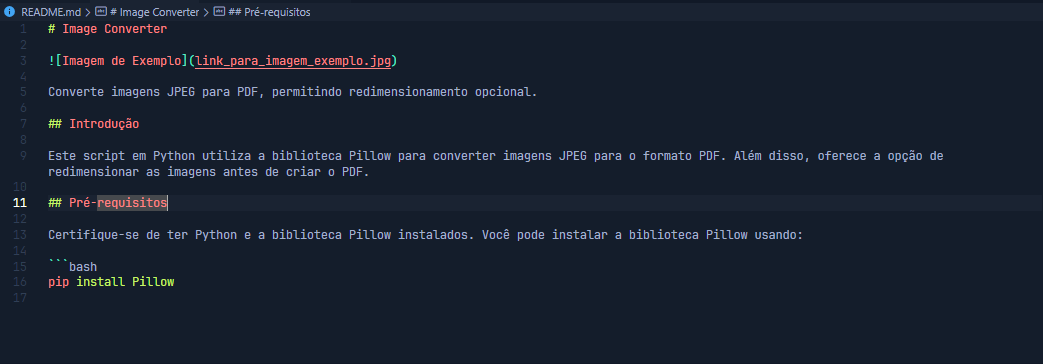
#> input picture raw_files/Captura de ecrã 2024-01-15 114435.png, 1043 x 364 px; its folder holds only this picture in this run
$ python app.py
#> lines starting #> are read from the running program, lines starting #| are printed output that depends on the picture
from PIL import Image
import os

# Pasta contendo as imagens
pasta_imagens = "./raw_files"

# Pasta de saída para os PDFs
pasta_saida = "./pdf_folder"

# Lista de todas as imagens na pasta
imagens = [f for f in os.listdir(pasta_imagens) if f.endswith('png')]

# Garante que a pasta de saída exista, se não, a cria
if not os.path.exists(pasta_saida):
    os.makedirs(pasta_saida)

# Loop através de cada imagem
for imagem_nome in imagens:
    # Caminho completo para a imagem de entrada
    caminho_entrada = os.path.join(pasta_imagens, imagem_nome)

    # Nome do arquivo sem a extensão para usar na imagem de saída
    nome_sem_extensao = os.path.splitext(imagem_nome)[0]

    # Caminho completo para o PDF de saída
    caminho_saida = os.path.join(pasta_saida, nome_sem_extensao + ".pdf")

    # Abre a imagem usando o Pillow
    imagem = Image.open(caminho_entrada)
#> imagem is the input picture: PIL image 1043x364 RGBA; mean R, G, B, A 24.9, 33.1, 47.4, 255

    # Redimensiona a imagem (substitua 800 e 600 pelos tamanhos desejados)
    nova_dimensao = (900, 800)
    imagem_redimensionada = imagem.resize(nova_dimensao)
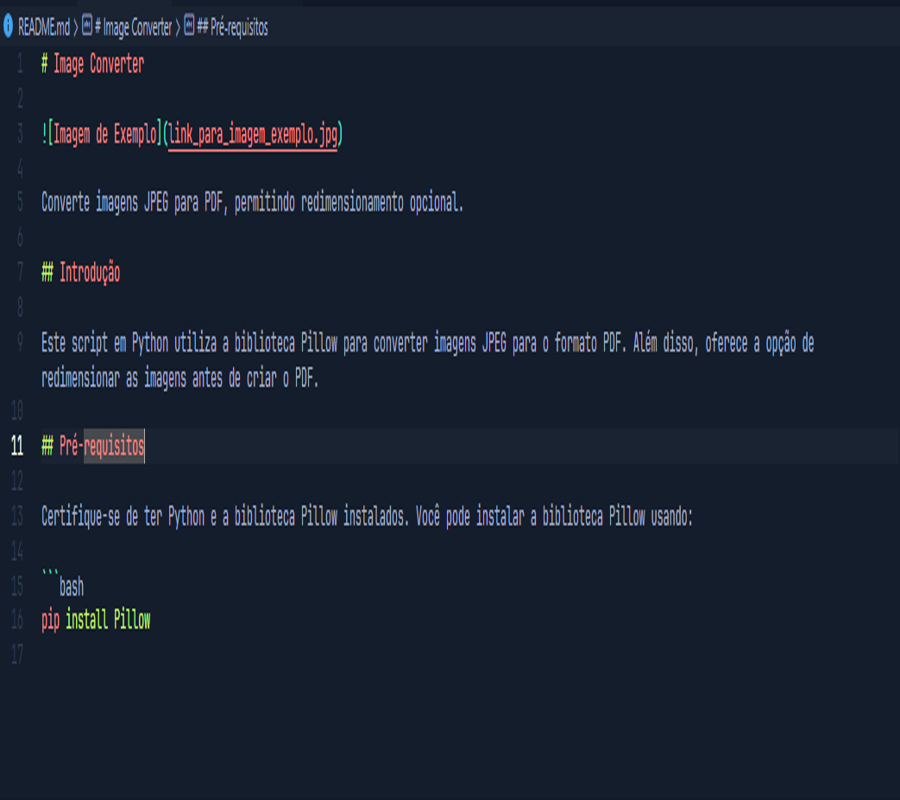
#> imagem_redimensionada: PIL image 900x800 RGBA; mean R, G, B, A 24.9, 33.1, 47.4, 255

    # Salva a imagem redimensionada como PDF
    imagem_redimensionada.save(caminho_saida, "PDF", resolution=100.0)

print('Conversão para PDF com redimensionamento concluída!')
